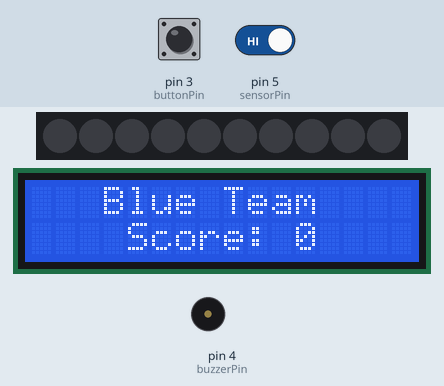
Simulated run of this sketch. Board: Arduino Uno, built with avr-gcc and run on an emulated ATmega328P. Parts: 10 RGB LEDs in strip order, left to right, 16×2 character LCD, buzzer (waves = sounding, pin HIGH). Inputs (shaded band) come from the test bench; at power-on: pin 3 (buttonPin) HIGH, pin 5 (sensorPin) HIGH.

Above: at 1.26 s.
1.3 s: pin 3 (buttonPin) pulled LOW for 3.2 s
At 4.61 s:
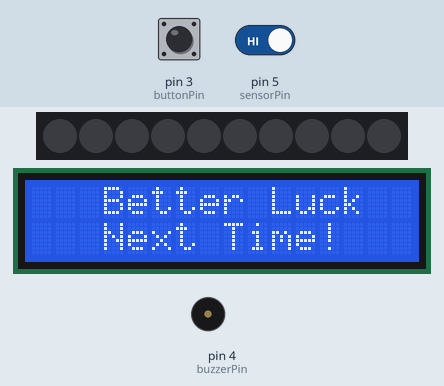
6.1 s: pin 3 (buttonPin) pulled LOW for 0.2 s
9.3 s: pin 3 (buttonPin) pulled LOW for 3.2 s
15.5 s: pin 3 (buttonPin) pulled LOW for 0.2 s
18.7 s: pin 3 (buttonPin) pulled LOW for 3.2 s
24.9 s: pin 3 (buttonPin) driven LOW and pin 5 (sensorPin) driven LOW
At 25.6 s:
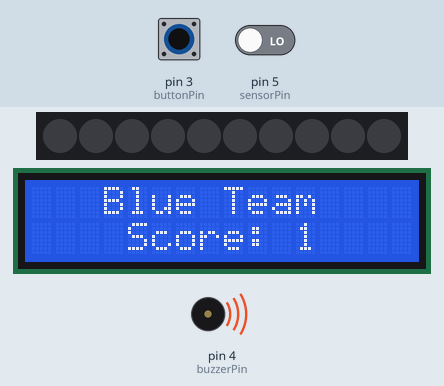
At 26.3 s:
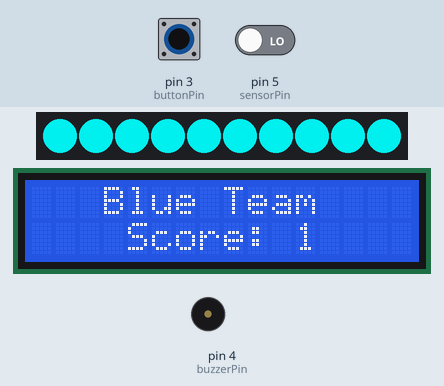
Timing chart, 0 to 27.9 s (numbered marks = the images above; inputs shaded):
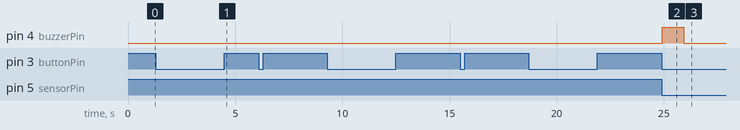

The sketch:

BlueTeam.ino
```cpp
#include <Wire.h>
#include <Adafruit_NeoPixel.h>
#include <LiquidCrystal_I2C.h>
LiquidCrystal_I2C lcd(0x27,16,2);

#define LED_PIN 13 // specify the pin the LED strip is connected to
#define LED_COUNT 10

Adafruit_NeoPixel strip(LED_COUNT, LED_PIN, NEO_GRB + NEO_KHZ800);

//Set up inputs for the IR Sensor:
const int sensorPin = 5;
// Status of the sensor
bool beamBroken = false;
int breakCount = 0;

//For buzzer:
const int buzzerPin = 4;

//For "lose" reset button:
const int buttonPin = 3;
int buttonState = 0;

void setup() {
  Serial.begin(9600);
  strip.begin();
  strip.show();
  pinMode(sensorPin, INPUT_PULLUP);
  pinMode(buzzerPin, OUTPUT);
  pinMode(buttonPin, INPUT);

  resetGame();

}

void loop() {

//First, lets create a reset for when RED loses
  buttonState = digitalRead(buttonPin);
  if(buttonState != HIGH){
// Check if the beam is broken
    if(digitalRead(sensorPin) == LOW){
// Check if the beam was previously unbroken
      if(!beamBroken){
// Indicate that the beam is now broken
        beamBroken = true;
// Increment the break count
        counterBreak();
    }
  }

// Check if the beam is not broken
    else{
// Check if the beam was previously broken
      if(beamBroken){
// Indicate that the beam is now not broken
        beamBroken = false;
      }
    }
    delay(100);

//When Player Reaches 10 points, finishing the game
    if(breakCount == 10) {
      lcd.init();
      lcd.backlight();
      lcd.setCursor(4,0);
      lcd.print("You Win!");
      lcd.setCursor(1,1);
      lcd.print("Congrats Blue!!");
//Play Success Audio
      successAudio();
//Resetting Game
      resetGame();
    }
}
    else{
      lcd.init();
      lcd.backlight();
      lcd.setCursor(3,0);
      lcd.print("Better Luck");
      lcd.setCursor(3,1);
      lcd.print("Next Time!");

      resetGame();
    }
  }

//Down below are methods I created to make my code less messy

void successAudio() {
      strip.fill(0x00CCCC,0,10);
      digitalWrite(buzzerPin, HIGH); // Turn the buzzer on
      strip.show();
      strip.clear();
      delay(75); // Wait for 0.5 second
      digitalWrite(buzzerPin, LOW); // Turn the buzzer off
      strip.show();
      strip.fill(0x00CCCC,0,10);
      delay(75);
      digitalWrite(buzzerPin, HIGH); // Turn the buzzer on
      strip.show();
      strip.clear();
      delay(75);
      digitalWrite(buzzerPin, LOW); // Turn the buzzer off
      strip.show();
      strip.fill(0x00CCCC,0,10);
      delay(75);
      digitalWrite(buzzerPin, HIGH); // Turn the buzzer on
      strip.show();
      strip.clear();
      delay(75);
      digitalWrite(buzzerPin, LOW); // Turn the buzzer off
      strip.show();
      strip.fill(0x00CCCC,0,10);
      delay(100);
}

void resetGame(){
//Resetting Game
      breakCount = 0;
      lcd.init(); // initialize the lcd
// Print original message to the LCD.
      lcd.backlight();
      lcd.setCursor(3,0);
      lcd.print("Blue Team");
      lcd.setCursor(4,1);
      lcd.print("Score: ");
      lcd.setCursor(11,1);
      lcd.print(breakCount);
}

void goalAudio(){
      digitalWrite(buzzerPin, HIGH);
      delay(1000);
      digitalWrite(buzzerPin, LOW);
}

void counterBreak() {
      breakCount++;
      lcd.backlight();
      lcd.setCursor(11,1);
      lcd.print(breakCount);
      blueColor();
}

void blueColor(){
  goalAudio();
  for (int i = 0; i <= 10; i++) {
    strip.fill(0x00CCCC,0,10);
    strip.show();
    strip.clear();
    delay(50);
    strip.show();
  }
}
```

Measured:
- after the input at 24.9 s, pin 4 (buzzerPin): LOW → HIGH at once, → LOW 1.0 s later; the display: changes at once (image 2)
- what the display in image 2 shows lasts 1.0 s, from 24.9 s to 25.9 s
- what the display in image 3 shows lasts 0.6 s, from 25.9 s to 26.5 s
